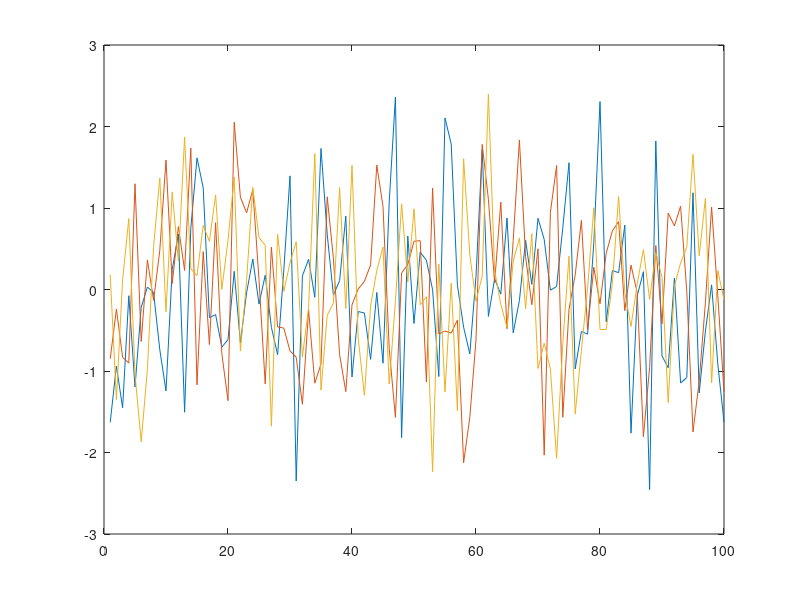

The MATLAB script that drew this image:
%% Modern Portfolio Theory
%for my learning purposes, he will post a better one to use on Sakai

clear all; close all; clc; 


%% Generate random return data
N=3;
T=100;
Ri= randn(T,N);
rAve = mean(Ri);
rAve= rAve';
w = [1/3;1/3;1/3];
plot(Ri);

%% Construct "equal weight portfolio"
ErP = w'*rAve;
Sig= cov(Ri)
sigmaP = w'*Sig*w;

%% minimize varience of portfolio
rStar= ErP;
lb= [0;0;0];
ub=[1.5;1.5;1.5];
beq= [rStar; 1];
%Aeq= [ [Ri(:,1);1] [Ri(:,2);1] [Ri(:,3);1]]
Aeq= [ [rAve(1);1] [rAve(2);1] [rAve(3);1]];

portVar=@(w)w'*cov(Ri)*w;

wStar= fmincon(portVar, w, [],[], Aeq, beq, lb, ub)









